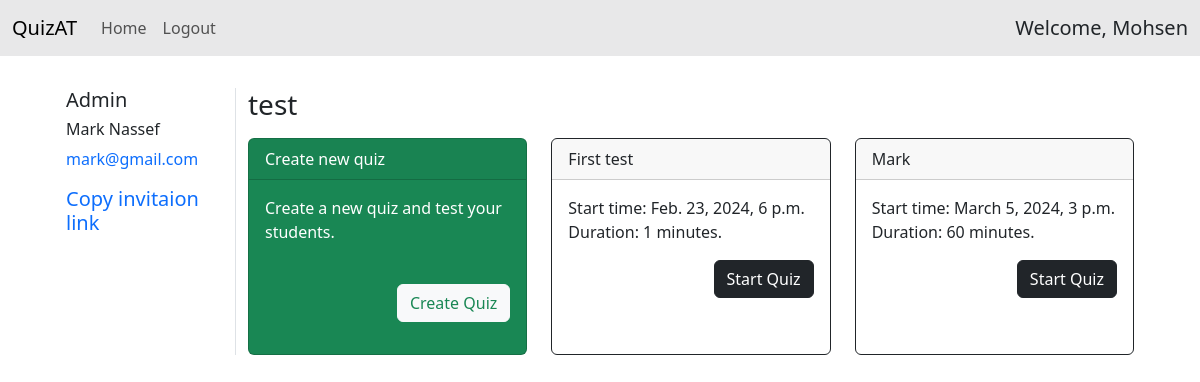
/groups/3/ (signed in), run on the app's committed database.
### accounts/models.py (models this page shows, shortened)
class CustomUser(AbstractBaseUser, PermissionsMixin):
    email = models.EmailField(unique=True)
    full_name = models.CharField(max_length=250)
    is_active = models.BooleanField(default=True)
    is_staff = models.BooleanField(default=False)
    objects = CustomUserManager()
    academic_id = models.CharField(max_length=20, blank=True, null=True)
    USERNAME_FIELD = 'email'
    REQUIRED_FIELDS = ['full_name']
    class Meta:
        verbose_name = "User"
        verbose_name_plural = "Users"

### groups/models.py (models this page shows, shortened)
class Group(models.Model):
    name = models.CharField(max_length=255)
    admin = models.ForeignKey(CustomUser, on_delete=models.CASCADE, related_name='group_admin')
    members = models.ManyToManyField(CustomUser, related_name='group_members', blank=True)
    pending_requests = models.ManyToManyField(CustomUser, related_name='group_pending_requests', blank=True)

### quizzes/models.py (models this page shows, shortened)
class Quiz(models.Model):
    title = models.CharField(max_length=255, default='--')
    start_time = models.DateTimeField(default=timezone.now)
    duration = models.DurationField()
    group = models.ForeignKey(Group, on_delete=models.CASCADE, default=None)
    def get_duration_in_minutes(self) -> int:
        return self.duration.seconds // 60

### groups/views.py (the view)
# urls.py: path('<int:pk>/', views.GroupDetailView.as_view(), name="group"),
class GroupDetailView(LoginRequiredMixin, DetailView):
    model = Group
    template_name = 'groups/detail.html'
    def get_context_data(self, **kwargs):
        context =  super().get_context_data(**kwargs)
        context["now"] = datetime.datetime.now()
        return context
    def get(self, request, *args, **kwargs):
        if request.user == self.get_object().admin or self.get_object().members.contains(request.user):
            return super().get(request, *args, **kwargs)
        return HttpResponse("You are not allowed to view this group.", status=401)

### groups/templates/groups/detail.html (shortened to what this page needs)
{% extends "base.html" %}
{% block content %}
<div class="row">
    <div class="col-2 border-end">
        <div class="mb-3">
            <h3 class="display-4 fs-5">Admin</h3>
            <h3 class="display-4 fs-6">{{group.admin.full_name}}</h3>
            <a class="display-4 fs-6 text-decoration-none" href="mailto:{{group.admin.email}}">{{group.admin.email}}</a>
        </div>
        <div class="mb-3">
            <a class="text-decoration-none" data-bs-toggle="modal" data-bs-target="#CopyLinkModal" href="#">
                <h3 class="display-4 fs-5">Copy invitaion link</h3>
            </a>
        </div>
    </div>
    <div class="col-10">
        <h1 class="display-4 fs-3 mb-3">{{group.name}}</h1>
        <div class="row row-cols-1 row-cols-md-3 g-4">
            <div class="col">
                <div class="card text-bg-success mb-3 h-100">
                    <div class="card-header">Create new quiz</div>
                    <div class="card-body">
                        <p class="card-text">Create a new quiz and test your students.</p>
                        <br>
                        <div class="text-end">
                            <a href="{% url "quizzes:QuizCreateView" group.id %}" class="btn btn-light text-success">Create Quiz</a>
                        </div>
                    </div>
                </div>
            </div>
            {% for quiz in group.quiz_set.all %}
            <div class="col">
                <div class="card border-dark mb-3 h-100">
                    <div class="card-header">{{quiz.title}}</div>
                    <div class="card-body">
                        <p class="card-text">Start time: {{quiz.start_time}}<br> Duration: {{quiz.get_duration_in_minutes}} minutes.</p>
                        <div class="text-end">
                            {% if quiz.group.admin != user %}
                                {% if quiz.start_time|date:"Y-m-d H:i:s" < now|date:"Y-m-d H:i:s" %}
                                    <a href="{% url "quizzes:QuizDetailView" quiz.id %}" class="btn btn-dark">Start Quiz</a>
                                {% endif %}
                            {% else %}
                                <a href="{% url "quizzes:ShowQuestions" quiz.id %}" class="btn btn-dark">Show Questions</a>
                                <a href="{% url "quizzes:ShowGrades" quiz.id %}" class="btn btn-dark">Show Grades</a>
                            {% endif %}
                            </div>
                    </div>
                </div>
            </div>
            {% endfor %}
        </div>
    </div>
</div>
{% endblock content %}

### templates/base.html (shortened to what this page needs)
<!DOCTYPE html>
<html lang="en">
<head>
    <link href="https://cdn.jsdelivr.net/npm/bootstrap@5.3.2/dist/css/bootstrap.min.css" rel="stylesheet"
>
</head>
<body>
    <nav class="navbar navbar-expand-lg bg-dark bg-opacity-10">
        <div class="container-fluid">
            <a class="navbar-brand" href="/">QuizAT</a>
            <div class="collapse navbar-collapse" id="navbarNavDropdown">
                <ul class="navbar-nav">
                    <li class="nav-item">
                        <a class="nav-link{% if request.path == '/' %} active{% endif %}"
                            href="/">Home</a>
                    </li>
                    {% if not user.is_authenticated %}
                    <li class="nav-item">
                        <a class="nav-link{% if request.path == '/accounts/signup/' %} active{% endif %}"
                            href="{% url 'accounts:signup' %}">Sign Up</a>
                    </li>
                    <li class="nav-item">
                        <a class="nav-link{% if request.path == '/accounts/login/' %} active{% endif %}"
                            href="{% url 'accounts:login' %}">Login</a>
                    </li>
                    {% else %}
                    <li class="nav-item">
                        <a class="nav-link" href="{% url 'accounts:logout' %}">Logout</a>
                    </li>
                    {% endif %}
                </ul>
                {% if user.is_authenticated %}
                <div class="me-0 ms-auto">
                    <h3 class="display-4 fs-5 mb-0">Welcome, {{user.full_name}}</h3>
                </div>
                {% endif %}
            </div>
        </div>
    </nav>
    <div class="col-11-lg col-11-md col-11 mx-auto p-3 my-3">
        {% block content %}{% endblock content %}
    </div>
</body>
</html>

### data on the page
CustomUser: full_name "Mohsen"
Group: admin.full_name "Mark Nassef", admin.email "mark@gmail.com", name "test"
Quiz: title "First test", start_time "Feb. 23, 2024, 6 p.m.", get_duration_in_minutes "1", shows "Start Quiz"
Quiz: title "Mark", start_time "March 5, 2024, 3 p.m.", get_duration_in_minutes "60", shows "Start Quiz"
